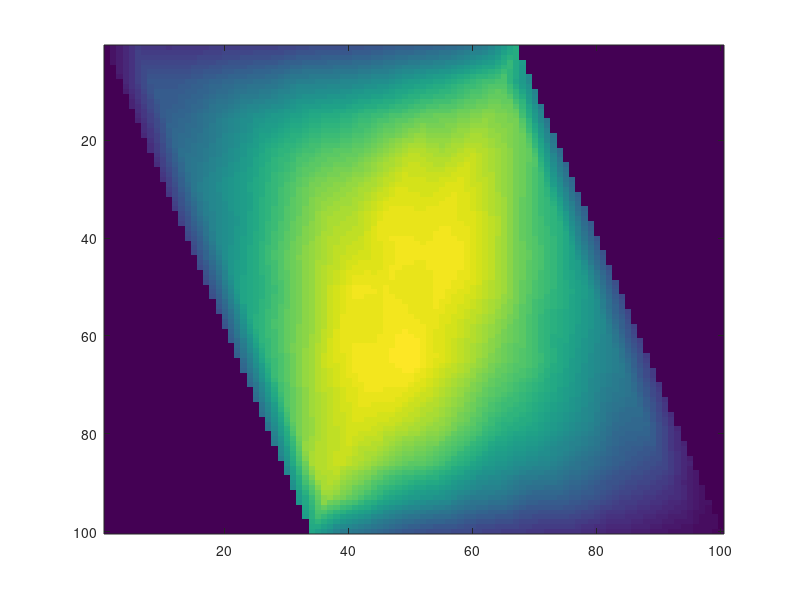

This figure's MATLAB source:
A = [
84 522 461 484 542 576 615 701 728 801 888 964 1078 1293 1838 ;
254 819 817 924 1035 1111 1283 1329 1387 1486 1653 1772 1990 2155 1362 ;
304 895 1032 1294 1494 1629 1801 1864 2015 2144 2276 2336 2443 2333 1206 ;
384 1073 1248 1515 1834 2027 2173 2244 2463 2668 2557 2696 2505 2221 1048 ;
468 1216 1505 1757 2068 2344 2456 2585 2787 2762 2837 2657 2367 1958 961 ;
594 1304 1590 1942 2270 2564 2641 2874 2870 2883 2805 2575 2158 1864 848 ;
637 1457 1823 2204 2503 2694 2782 2900 2888 2923 2712 2368 2066 1660 760 ;
683 1674 1953 2329 2677 2897 2883 2843 2900 2790 2559 2163 1901 1582 702 ;
762 1846 2199 2499 2836 2842 2922 2869 2742 2550 2264 1922 1715 1392 595 ;
918 1946 2378 2731 2918 2927 2986 2791 2578 2307 2119 1799 1495 1264 545 ;
1014 2103 2555 2766 2890 2869 2722 2509 2235 2046 1827 1585 1276 1108 474 ;
1137 2338 2647 2784 2708 2585 2440 2181 1888 1761 1547 1341 1015 974 366 ;
1319 2600 2719 2528 2284 2183 1913 1641 1486 1385 1189 983 807 659 257 ;
1516 2538 2204 1824 1601 1493 1259 1179 962 933 814 608 508 380 151 ;
1750 1267 1077 855 736 689 577 532 460 444 325 279 200 139 78 ;
];

x = zeros(15*15,1);
y = zeros(15*15,1);
z = zeros(15*15,1);

A = A'/(max(max(A)));

h = 1;
n = 15;
for i=1:15
  for j=1:15
    x(n*(i-1) + j) = h*(j+i/2);
    y(n*(i-1) + j) = h*i;
    z(n*(i-1) + j) = A(n*(i-1) + j);
  end
end
n = 100;
[X, Y] = meshgrid(linspace(min(x),max(x),n), linspace(min(y),max(y),n));
Z = griddata(x,y,z,X,Y);

Z(isnan(Z)) = 0;

imagesc(Z);

